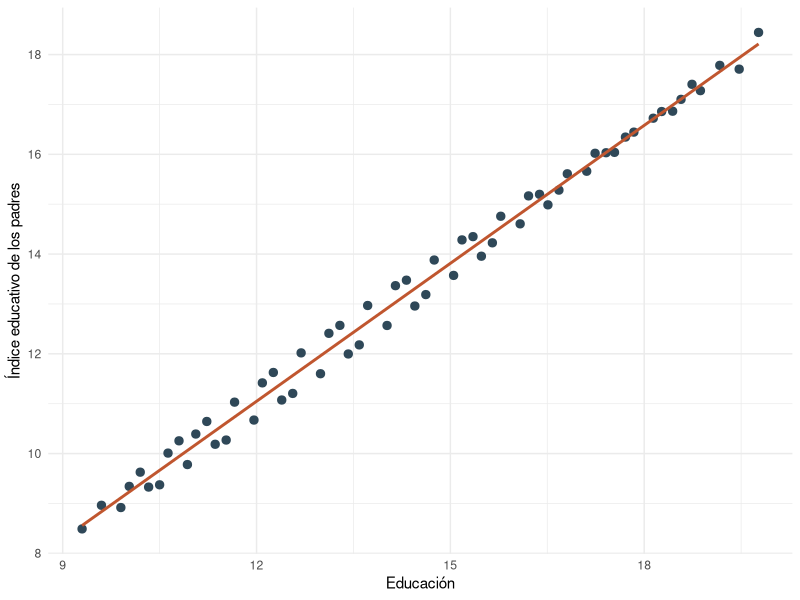
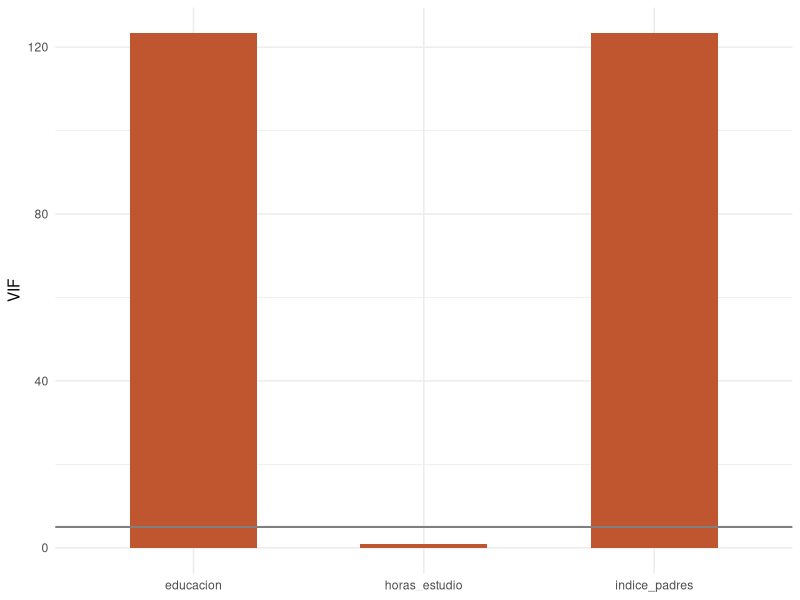

Source code (R) for these figures, in order:
## ---- chunk 1
knitr::opts_chunk$set(
  comment = "#>",
  fig.align = "center",
  fig.width = 7,
  fig.height = 4.5,
  out.width = "80%",
  warning = FALSE,
  message = FALSE
)

library(ggplot2)
library(knitr)
## ---- chunk 2
i_multico <- 1:60
datos_multi <- data.frame(
  i = i_multico,
  educacion = 9 + (i_multico %% 10) + 0.03 * i_multico,
  horas_estudio = 2 + (i_multico %% 7) + 0.2 * sin(i_multico / 2)
)

datos_multi$indice_padres <- 0.92 * datos_multi$educacion +
  0.35 * sin(i_multico / 3)

datos_multi$ajuste <- 0.8 * sin(1.1 * i_multico) -
  0.25 * cos(i_multico / 4)

datos_multi$puntaje <- 38 +
  1.15 * datos_multi$educacion +
  0.55 * datos_multi$horas_estudio +
  datos_multi$ajuste

kable(head(datos_multi, 12), digits = 3, caption = "Primeras observaciones de la base para diagnosticar multicolinealidad")
## ---- chunk 3
ggplot(datos_multi, aes(x = educacion, y = indice_padres)) +
  geom_point(color = "#2f4858", size = 2.5) +
  geom_smooth(method = "lm", se = FALSE, color = "#C0562F", linewidth = 1) +
  labs(x = "Educación", y = "Índice educativo de los padres") +
  theme_minimal()
## ---- chunk 4
modelo_multi <- lm(puntaje ~ educacion + indice_padres + horas_estudio, data = datos_multi)
modelo_multi_simple <- lm(puntaje ~ educacion + horas_estudio, data = datos_multi)

tabla_multi <- coef(summary(modelo_multi))
tabla_simple_multi <- coef(summary(modelo_multi_simple))

beta0_multi <- unname(coef(modelo_multi)[["(Intercept)"]])
beta_educ_multi <- unname(coef(modelo_multi)[["educacion"]])
beta_padres_multi <- unname(coef(modelo_multi)[["indice_padres"]])
beta_horas_multi <- unname(coef(modelo_multi)[["horas_estudio"]])
se0_multi <- tabla_multi["(Intercept)", "Std. Error"]
se_educ_multi <- tabla_multi["educacion", "Std. Error"]
se_padres_multi <- tabla_multi["indice_padres", "Std. Error"]
se_horas_multi <- tabla_multi["horas_estudio", "Std. Error"]
r2_multi <- summary(modelo_multi)$r.squared

se_educ_simple_multi <- tabla_simple_multi["educacion", "Std. Error"]
cor_educ_padres <- cor(datos_multi$educacion, datos_multi$indice_padres)

calcular_vif <- function(modelo) {
  X <- as.data.frame(model.matrix(modelo)[, -1, drop = FALSE])
  sapply(names(X), function(nombre) {
    otros <- setdiff(names(X), nombre)
    r2_aux <- summary(lm(X[[nombre]] ~ ., data = X[otros]))$r.squared
    1 / (1 - r2_aux)
  })
}

vif_multi <- calcular_vif(modelo_multi)
vif_educ_multi <- unname(vif_multi["educacion"])
vif_padres_multi <- unname(vif_multi["indice_padres"])
vif_horas_multi <- unname(vif_multi["horas_estudio"])

kable(
  data.frame(
    termino = rownames(tabla_multi),
    estimacion = tabla_multi[, "Estimate"],
    error_estandar = tabla_multi[, "Std. Error"],
    t = tabla_multi[, "t value"],
    p_valor = tabla_multi[, "Pr(>|t|)"],
    row.names = NULL
  ),
  digits = 4,
  caption = "Modelo con regresores colineales en R"
)
## ---- chunk 5
kable(
  data.frame(
    regresor = names(vif_multi),
    VIF = as.numeric(vif_multi),
    row.names = NULL
  ),
  digits = 3,
  caption = "Factores de inflación de varianza calculados en R"
)
## ---- chunk 6
datos_vif <- data.frame(
  regresor = names(vif_multi),
  VIF = as.numeric(vif_multi)
)

ggplot(datos_vif, aes(x = regresor, y = VIF)) +
  geom_col(fill = "#C0562F", width = 0.55) +
  geom_hline(yintercept = 5, color = "grey50", linewidth = 0.7) +
  labs(x = NULL, y = "VIF") +
  theme_minimal()
## ---- chunk 7
kable(
  data.frame(
    modelo = c("Con índice de padres", "Sin índice de padres"),
    coeficiente_educacion = c(beta_educ_multi, unname(coef(modelo_multi_simple)[["educacion"]])),
    error_estandar_educacion = c(se_educ_multi, se_educ_simple_multi)
  ),
  digits = 4,
  caption = "Comparación del coeficiente de educación entre especificaciones"
)
